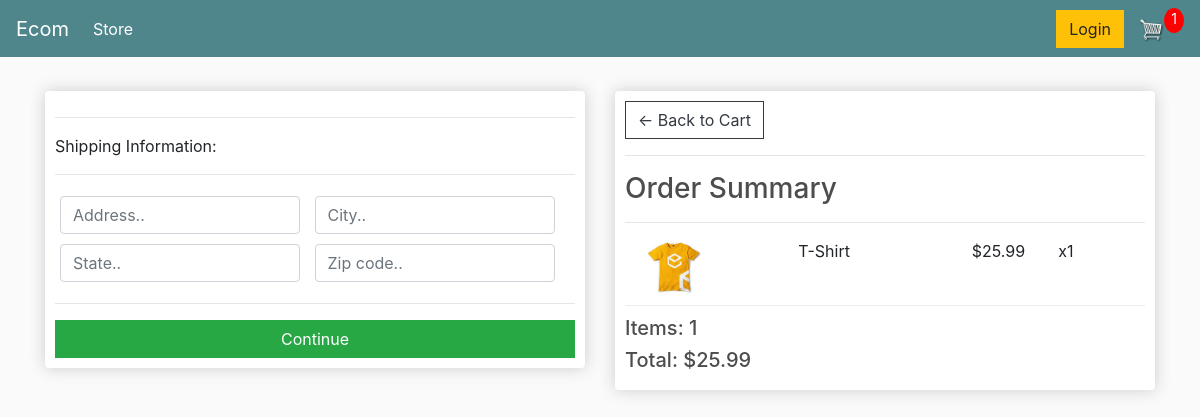
Screenshot of /checkout/ (signed in) with the database file from the repository.
### store/models.py (models this page shows, shortened)
class OrderItem(models.Model):
	product = models.ForeignKey(Product, on_delete=models.SET_NULL, null=True, blank=True)
	order = models.ForeignKey(Order, on_delete=models.SET_NULL, null=True, blank=True)
	quantity = models.IntegerField(default=0, null=True, blank=True)
	date_added = models.DateTimeField(auto_now_add=True)
	@property
	def get_total(self):
		total = self.product.price * self.quantity
		return total

class Product(models.Model):
	name = models.CharField(max_length=200)
	price = models.FloatField()
	digital = models.BooleanField(default=False,null=True, blank=True)
	image = models.ImageField(null=True, blank=True)
	@property
	def imageURL(self):
		try:
			url = self.image.url
		except:
			url = ''
		return url

class Order(models.Model):
	customer = models.ForeignKey(Customer, on_delete=models.SET_NULL, null=True, blank=True)
	date_ordered = models.DateTimeField(auto_now_add=True)
	complete = models.BooleanField(default=False, null=True, blank=True)
	transaction_id = models.CharField(max_length=200, null=True)
	@property
	def shipping(self):
		shipping = False
		orderitems = self.orderitem_set.all()
		for i in orderitems:
			if i.product.digital == False:
				shipping = True
		return shipping
	@property
	def get_cart_total(self):
		orderitems = self.orderitem_set.all()
		total = sum([item.get_total for item in orderitems])
		return total
	@property
	def get_cart_items(self):
		orderitems = self.orderitem_set.all()
		total = sum([item.quantity for item in orderitems])
		return total

### store/views.py (the view)
# urls.py: path('checkout/', views.checkout, name="checkout"),
def checkout(request):
	data = cartData(request)
	cartItems = data['cartItems']
	order = data['order']
	items = data['items']
	context = {'items':items, 'order':order, 'cartItems':cartItems}
	return render(request, 'store/checkout.html', context)

### store/utils.py (called while the page is built)
def cartData(request):
	if request.user.is_authenticated:
		customer = request.user.customer
		order, created = Order.objects.get_or_create(customer=customer, complete=False)
		items = order.orderitem_set.all()
		cartItems = order.get_cart_items
	else:
		cookieData = cookieCart(request)
		cartItems = cookieData['cartItems']
		order = cookieData['order']
		items = cookieData['items']
	return {'cartItems':cartItems ,'order':order, 'items':items}

### store/templates/store/checkout.html (shortened to what this page needs)
{% extends 'store/main.html' %}
{% load static %}
{% block content %}
<div class="row">
    <div class="col-lg-6">
        <div class="box-element" id="form-wrapper">
            <form id="form">
                <div id="shipping-info">
                    <hr>
                    <p>Shipping Information:</p>
                    <hr>
                    <div class="form-field">
                        <input class="form-control" type="text" name="address" placeholder="Address..">
                    </div>
                    <div class="form-field">
                        <input class="form-control" type="text" name="city" placeholder="City..">
                    </div>
                    <div class="form-field">
                        <input class="form-control" type="text" name="state" placeholder="State..">
                    </div>
                    <div class="form-field">
                        <input class="form-control" type="text" name="zipcode" placeholder="Zip code..">
                    </div>
                </div>
                <hr>
                <input id="form-button" class="btn btn-success btn-block" type="submit" value="Continue">
            </form>
        </div>
        <br>
    </div>
    <div class="col-lg-6">
        <div class="box-element">
            <a  class="btn btn-outline-dark" href="{% url 'cart' %}">&#x2190; Back to Cart</a>
            <hr>
            <h3>Order Summary</h3>
            <hr>
            {% for item in items %}
            <div class="cart-row">
                <div style="flex:2"><img class="row-image" src="{{item.product.imageURL}}"></div>
                <div style="flex:2"><p>{{item.product.name}}</p></div>
                <div style="flex:1"><p>${{item.product.price|floatformat:2}}</p></div>
                <div style="flex:1"><p>x{{item.quantity}}</p></div>
            </div>
            {% endfor %}
            <h5>Items:   {{order.get_cart_items}}</h5>
            <h5>Total:   ${{order.get_cart_total|floatformat:2}}</h5>
        </div>
    </div>
</div>
{% endblock content %}

### static/css/main.css (style rules this page uses)
body { background-color: hsl(0, 0%, 98%); }
h1,h2,h3,h4,h5,h6 { color:hsl(0, 0%, 30%); }
.box-element { box-shadow:hsl(0, 0%, 80%) 0 0 16px; background-color: #fff; border-radius: 4px; padding: 10px; }
.col-lg-4, .col-lg-6, .col-lg-8, .col-lg-12 { margin-top: 10px; }
.btn { border-radius: 0; }
.row-image { width: 100px; }
.form-field { width:250px; display: inline-block; padding: 5px; }
.cart-row { display: flex; align-items: flex-stretch; padding-bottom: 10px; margin-bottom: 10px; border-bottom: 1px solid #ececec; }

### rows the page displays
OrderItem: product.imageURL (picture), product.name "T-Shirt", product.price "25.99", quantity "1"
Order: get_cart_items "1", get_cart_total "25.99"

### other values shown
{{ cartItems }} "1"
